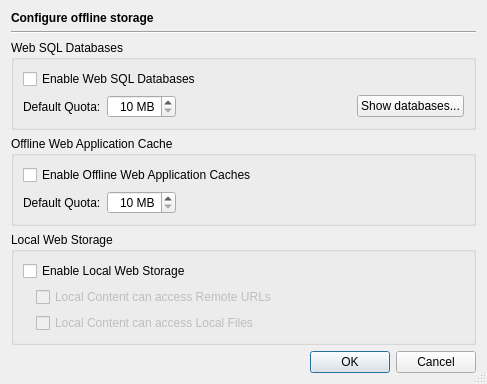
<?xml version="1.0" encoding="UTF-8"?>
<ui version="4.0">
 <class>OfflineStorageConfigDialog</class>
 <widget class="QDialog" name="OfflineStorageConfigDialog">
  <property name="geometry">
   <rect>
    <x>0</x>
    <y>0</y>
    <width>487</width>
    <height>338</height>
   </rect>
  </property>
  <property name="windowTitle">
   <string>Offline Storage Settings</string>
  </property>
  <property name="sizeGripEnabled">
   <bool>true</bool>
  </property>
  <layout class="QVBoxLayout" name="verticalLayout">
   <item>
    <widget class="QLabel" name="headerLabel">
     <property name="text">
      <string>&lt;b&gt;Configure offline storage&lt;/b&gt;</string>
     </property>
    </widget>
   </item>
   <item>
    <widget class="Line" name="line17">
     <property name="frameShape">
      <enum>QFrame::HLine</enum>
     </property>
     <property name="frameShadow">
      <enum>QFrame::Sunken</enum>
     </property>
     <property name="orientation">
      <enum>Qt::Horizontal</enum>
     </property>
    </widget>
   </item>
   <item>
    <widget class="QGroupBox" name="databaseGroup">
     <property name="title">
      <string>Web SQL Databases</string>
     </property>
     <layout class="QGridLayout" name="gridLayout">
      <item row="0" column="0" colspan="3">
       <widget class="QCheckBox" name="databaseEnabledCheckBox">
        <property name="toolTip">
         <string>Select to enable Web SQL Databases</string>
        </property>
        <property name="text">
         <string>Enable Web SQL Databases</string>
        </property>
       </widget>
      </item>
      <item row="1" column="0">
       <widget class="QLabel" name="label">
        <property name="text">
         <string>Default Quota:</string>
        </property>
       </widget>
      </item>
      <item row="1" column="1">
       <widget class="QSpinBox" name="databaseQuotaSpinBox">
        <property name="toolTip">
         <string>Enter the default quota for Web SQL Databases</string>
        </property>
        <property name="alignment">
         <set>Qt::AlignRight|Qt::AlignTrailing|Qt::AlignVCenter</set>
        </property>
        <property name="suffix">
         <string> MB</string>
        </property>
        <property name="minimum">
         <number>10</number>
        </property>
        <property name="maximum">
         <number>999</number>
        </property>
       </widget>
      </item>
      <item row="1" column="2">
       <spacer name="horizontalSpacer_2">
        <property name="orientation">
         <enum>Qt::Horizontal</enum>
        </property>
        <property name="sizeHint" stdset="0">
         <size>
          <width>306</width>
          <height>20</height>
         </size>
        </property>
       </spacer>
      </item>
      <item row="1" column="3">
       <widget class="QPushButton" name="showDatabasesButton">
        <property name="toolTip">
         <string>Press to show the Web SQL Databases</string>
        </property>
        <property name="text">
         <string>Show databases...</string>
        </property>
       </widget>
      </item>
     </layout>
    </widget>
   </item>
   <item>
    <widget class="QGroupBox" name="applicationCacheGroup">
     <property name="title">
      <string>Offline Web Application Cache</string>
     </property>
     <layout class="QGridLayout" name="gridLayout_2">
      <item row="0" column="0" colspan="3">
       <widget class="QCheckBox" name="applicationCacheEnabledCheckBox">
        <property name="toolTip">
         <string>Select to enable Offline Web Application Caches</string>
        </property>
        <property name="text">
         <string>Enable Offline Web Application Caches</string>
        </property>
       </widget>
      </item>
      <item row="1" column="0">
       <widget class="QLabel" name="label_2">
        <property name="text">
         <string>Default Quota:</string>
        </property>
       </widget>
      </item>
      <item row="1" column="1">
       <widget class="QSpinBox" name="applicationCacheQuotaSpinBox">
        <property name="toolTip">
         <string>Enter the default quota for Offline Web Application Caches</string>
        </property>
        <property name="alignment">
         <set>Qt::AlignRight|Qt::AlignTrailing|Qt::AlignVCenter</set>
        </property>
        <property name="suffix">
         <string> MB</string>
        </property>
        <property name="minimum">
         <number>10</number>
        </property>
        <property name="maximum">
         <number>999</number>
        </property>
       </widget>
      </item>
      <item row="1" column="2">
       <spacer name="horizontalSpacer_3">
        <property name="orientation">
         <enum>Qt::Horizontal</enum>
        </property>
        <property name="sizeHint" stdset="0">
         <size>
          <width>288</width>
          <height>20</height>
         </size>
        </property>
       </spacer>
      </item>
     </layout>
    </widget>
   </item>
   <item>
    <widget class="QGroupBox" name="localStorageGroup">
     <property name="title">
      <string>Local Web Storage</string>
     </property>
     <layout class="QGridLayout" name="gridLayout_3">
      <item row="0" column="0" colspan="2">
       <widget class="QCheckBox" name="localStorageEnabledCheckBox">
        <property name="toolTip">
         <string>Select to enable Local Web Storage</string>
        </property>
        <property name="text">
         <string>Enable Local Web Storage</string>
        </property>
       </widget>
      </item>
      <item row="1" column="0">
       <widget class="QLabel" name="label_3">
        <property name="text">
         <string notr="true"/>
        </property>
       </widget>
      </item>
      <item row="1" column="1">
       <widget class="QCheckBox" name="localRemoteUrlsCheckBox">
        <property name="enabled">
         <bool>false</bool>
        </property>
        <property name="sizePolicy">
         <sizepolicy hsizetype="Expanding" vsizetype="Fixed">
          <horstretch>0</horstretch>
          <verstretch>0</verstretch>
         </sizepolicy>
        </property>
        <property name="toolTip">
         <string>Select to allow local content to access remote URLs</string>
        </property>
        <property name="text">
         <string>Local Content can access Remote URLs</string>
        </property>
       </widget>
      </item>
      <item row="2" column="1">
       <widget class="QCheckBox" name="localFileUrlsCheckBox">
        <property name="enabled">
         <bool>false</bool>
        </property>
        <property name="sizePolicy">
         <sizepolicy hsizetype="Expanding" vsizetype="Fixed">
          <horstretch>0</horstretch>
          <verstretch>0</verstretch>
         </sizepolicy>
        </property>
        <property name="toolTip">
         <string>Select to allow local content to access local files</string>
        </property>
        <property name="text">
         <string>Local Content can access Local Files</string>
        </property>
       </widget>
      </item>
     </layout>
    </widget>
   </item>
   <item>
    <widget class="QDialogButtonBox" name="buttonBox">
     <property name="orientation">
      <enum>Qt::Horizontal</enum>
     </property>
     <property name="standardButtons">
      <set>QDialogButtonBox::Cancel|QDialogButtonBox::Ok</set>
     </property>
    </widget>
   </item>
  </layout>
 </widget>
 <tabstops>
  <tabstop>databaseEnabledCheckBox</tabstop>
  <tabstop>databaseQuotaSpinBox</tabstop>
  <tabstop>showDatabasesButton</tabstop>
  <tabstop>applicationCacheEnabledCheckBox</tabstop>
  <tabstop>applicationCacheQuotaSpinBox</tabstop>
  <tabstop>localStorageEnabledCheckBox</tabstop>
  <tabstop>localRemoteUrlsCheckBox</tabstop>
  <tabstop>localFileUrlsCheckBox</tabstop>
  <tabstop>buttonBox</tabstop>
 </tabstops>
 <resources/>
 <connections>
  <connection>
   <sender>buttonBox</sender>
   <signal>accepted()</signal>
   <receiver>OfflineStorageConfigDialog</receiver>
   <slot>accept()</slot>
   <hints>
    <hint type="sourcelabel">
     <x>203</x>
     <y>495</y>
    </hint>
    <hint type="destinationlabel">
     <x>157</x>
     <y>274</y>
    </hint>
   </hints>
  </connection>
  <connection>
   <sender>buttonBox</sender>
   <signal>rejected()</signal>
   <receiver>OfflineStorageConfigDialog</receiver>
   <slot>reject()</slot>
   <hints>
    <hint type="sourcelabel">
     <x>203</x>
     <y>495</y>
    </hint>
    <hint type="destinationlabel">
     <x>286</x>
     <y>274</y>
    </hint>
   </hints>
  </connection>
  <connection>
   <sender>localStorageEnabledCheckBox</sender>
   <signal>toggled(bool)</signal>
   <receiver>localRemoteUrlsCheckBox</receiver>
   <slot>setEnabled(bool)</slot>
   <hints>
    <hint type="sourcelabel">
     <x>66</x>
     <y>275</y>
    </hint>
    <hint type="destinationlabel">
     <x>65</x>
     <y>290</y>
    </hint>
   </hints>
  </connection>
  <connection>
   <sender>localStorageEnabledCheckBox</sender>
   <signal>toggled(bool)</signal>
   <receiver>localFileUrlsCheckBox</receiver>
   <slot>setEnabled(bool)</slot>
   <hints>
    <hint type="sourcelabel">
     <x>86</x>
     <y>274</y>
    </hint>
    <hint type="destinationlabel">
     <x>86</x>
     <y>315</y>
    </hint>
   </hints>
  </connection>
 </connections>
</ui>
